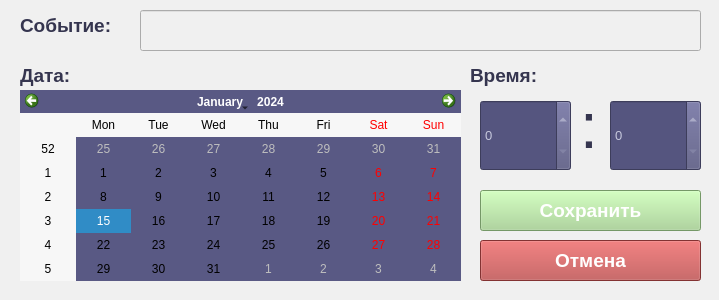
<?xml version="1.0" encoding="UTF-8"?>
<ui version="4.0">
 <class>EventCreator</class>
 <widget class="QWidget" name="EventCreator">
  <property name="geometry">
   <rect>
    <x>0</x>
    <y>0</y>
    <width>719</width>
    <height>300</height>
   </rect>
  </property>
  <property name="windowTitle">
   <string>EventCreator</string>
  </property>
  <property name="styleSheet">
   <string notr="true">background-color: rgb(240, 240, 240);</string>
  </property>
  <widget class="QCalendarWidget" name="calendarWidget">
   <property name="geometry">
    <rect>
     <x>20</x>
     <y>90</y>
     <width>441</width>
     <height>191</height>
    </rect>
   </property>
   <property name="styleSheet">
    <string notr="true">background-color: rgb(89, 89, 132);</string>
   </property>
  </widget>
  <widget class="QLineEdit" name="eventContent">
   <property name="geometry">
    <rect>
     <x>140</x>
     <y>10</y>
     <width>561</width>
     <height>41</height>
    </rect>
   </property>
   <property name="font">
    <font>
     <family>Yu Gothic UI</family>
     <pointsize>18</pointsize>
     <bold>true</bold>
    </font>
   </property>
   <property name="styleSheet">
    <string notr="true">color: rgb(72, 72, 107);</string>
   </property>
   <property name="maxLength">
    <number>30</number>
   </property>
  </widget>
  <widget class="QLabel" name="label">
   <property name="geometry">
    <rect>
     <x>20</x>
     <y>0</y>
     <width>91</width>
     <height>51</height>
    </rect>
   </property>
   <property name="font">
    <font>
     <family>Yu Gothic UI</family>
     <pointsize>14</pointsize>
     <bold>true</bold>
    </font>
   </property>
   <property name="styleSheet">
    <string notr="true">color: rgb(53, 53, 79);
background-color: rgba(255, 255, 255, 0); </string>
   </property>
   <property name="text">
    <string>Событие:</string>
   </property>
  </widget>
  <widget class="QLabel" name="label_2">
   <property name="geometry">
    <rect>
     <x>20</x>
     <y>50</y>
     <width>91</width>
     <height>51</height>
    </rect>
   </property>
   <property name="font">
    <font>
     <family>Yu Gothic UI</family>
     <pointsize>14</pointsize>
     <bold>true</bold>
    </font>
   </property>
   <property name="styleSheet">
    <string notr="true">color: rgb(53, 53, 79);
background-color: rgba(255, 255, 255, 0); </string>
   </property>
   <property name="text">
    <string>Дата:</string>
   </property>
  </widget>
  <widget class="QLabel" name="label_3">
   <property name="geometry">
    <rect>
     <x>470</x>
     <y>50</y>
     <width>91</width>
     <height>51</height>
    </rect>
   </property>
   <property name="font">
    <font>
     <family>Yu Gothic UI</family>
     <pointsize>14</pointsize>
     <bold>true</bold>
    </font>
   </property>
   <property name="styleSheet">
    <string notr="true">color: rgb(53, 53, 79);
background-color: rgba(255, 255, 255, 0); </string>
   </property>
   <property name="text">
    <string>Время:</string>
   </property>
  </widget>
  <widget class="QSpinBox" name="spinBoxMinutes">
   <property name="geometry">
    <rect>
     <x>610</x>
     <y>100</y>
     <width>91</width>
     <height>71</height>
    </rect>
   </property>
   <property name="font">
    <font>
     <family>Yu Gothic UI</family>
     <pointsize>10</pointsize>
     <bold>false</bold>
    </font>
   </property>
   <property name="styleSheet">
    <string notr="true">background-color: rgb(85, 85, 127);
color: rgb(198, 200, 220);</string>
   </property>
   <property name="maximum">
    <number>59</number>
   </property>
  </widget>
  <widget class="QSpinBox" name="spinBoxHours">
   <property name="geometry">
    <rect>
     <x>480</x>
     <y>100</y>
     <width>91</width>
     <height>71</height>
    </rect>
   </property>
   <property name="font">
    <font>
     <family>Yu Gothic UI</family>
     <pointsize>10</pointsize>
     <bold>false</bold>
    </font>
   </property>
   <property name="styleSheet">
    <string notr="true">background-color: rgb(85, 85, 127);
color: rgb(198, 200, 220);</string>
   </property>
   <property name="maximum">
    <number>23</number>
   </property>
  </widget>
  <widget class="QLabel" name="label_4">
   <property name="geometry">
    <rect>
     <x>580</x>
     <y>90</y>
     <width>31</width>
     <height>71</height>
    </rect>
   </property>
   <property name="font">
    <font>
     <family>Yu Gothic UI</family>
     <pointsize>48</pointsize>
     <bold>false</bold>
    </font>
   </property>
   <property name="styleSheet">
    <string notr="true">color: rgb(53, 53, 79);
background-color: rgba(255, 255, 255, 0); </string>
   </property>
   <property name="text">
    <string>:</string>
   </property>
  </widget>
  <widget class="QPushButton" name="saveButton">
   <property name="geometry">
    <rect>
     <x>480</x>
     <y>190</y>
     <width>221</width>
     <height>41</height>
    </rect>
   </property>
   <property name="font">
    <font>
     <family>Yu Gothic UI</family>
     <pointsize>14</pointsize>
     <bold>true</bold>
    </font>
   </property>
   <property name="styleSheet">
    <string notr="true">
QPushButton {
	
	background-color: rgb(164, 213, 144);
	color: rgb(255, 255, 255);


}
QPushButton:hover {
	background-color: rgb(123, 161, 100);
}
QPushButton:pressed {
	
	background-color: rgb(87, 135, 66);
}</string>
   </property>
   <property name="text">
    <string>Сохранить</string>
   </property>
  </widget>
  <widget class="QPushButton" name="cancelButton">
   <property name="geometry">
    <rect>
     <x>480</x>
     <y>240</y>
     <width>221</width>
     <height>41</height>
    </rect>
   </property>
   <property name="font">
    <font>
     <family>Yu Gothic UI</family>
     <pointsize>14</pointsize>
     <bold>true</bold>
    </font>
   </property>
   <property name="styleSheet">
    <string notr="true">QPushButton {
background-color: rgb(184, 70, 70);
color: rgb(255, 255, 255);

}
QPushButton:hover {
	
	background-color: rgb(172, 92, 92);
}
QPushButton:pressed {
	background-color: rgb(143, 67, 60);
}</string>
   </property>
   <property name="text">
    <string>Отмена</string>
   </property>
  </widget>
 </widget>
 <layoutdefault spacing="6" margin="11"/>
 <resources/>
 <connections/>
</ui>
